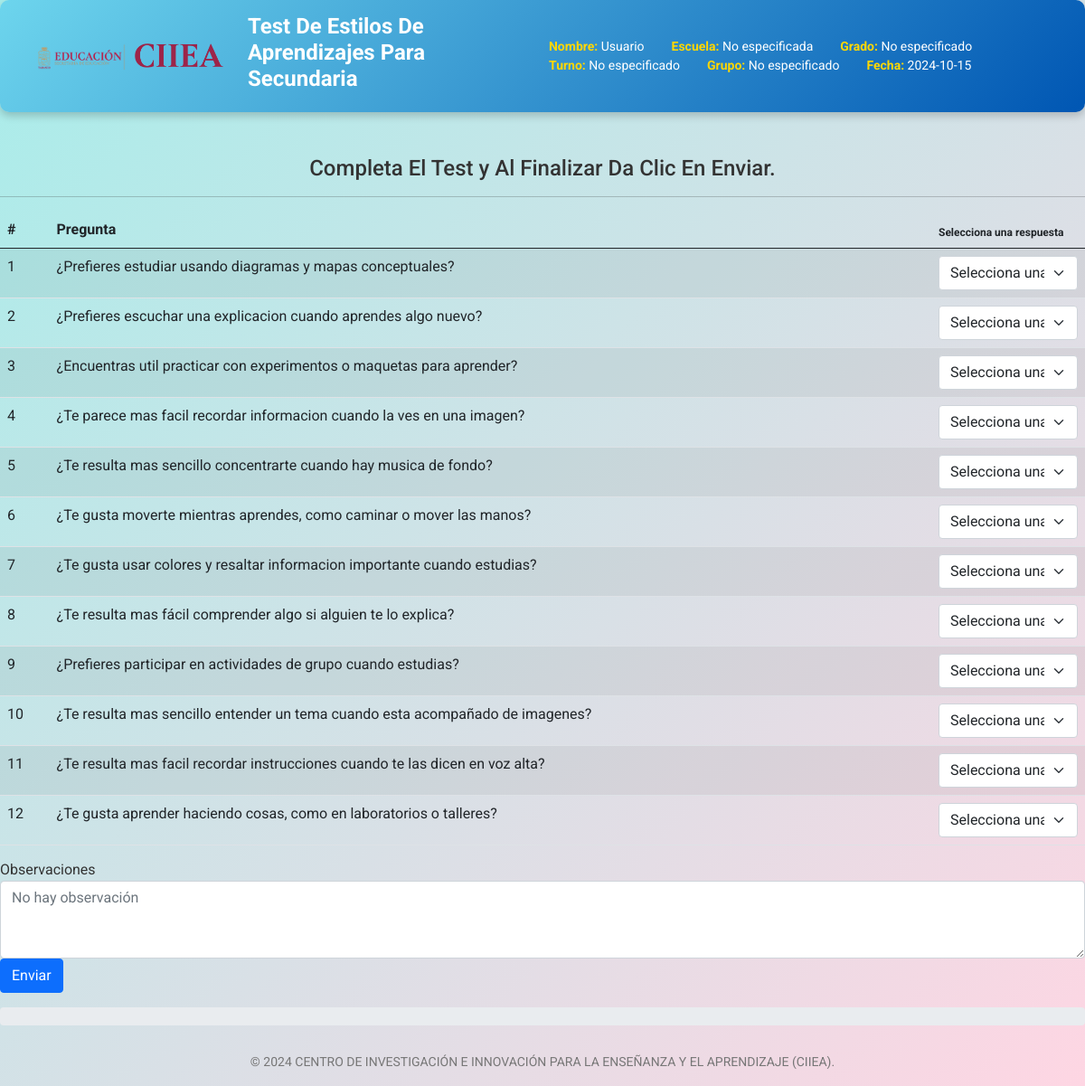
The page /test-grado2.php on the database its author committed.
### tables this page shows
CREATE TABLE `preguntas1` (
  `id` int(10) UNSIGNED NOT NULL,
  `pregunta1` varchar(150) NOT NULL,
  `status` int(2) NOT NULL
);

### test-grado2.php (the view, shortened to what this page needs)
<?php
if (isset($_SESSION['nombres'])) {
    $nombres = $_SESSION['nombres'];
} else {
    $nombres = "Usuario";
}
if (isset($_SESSION['escuela'])) {
    $escuela = $_SESSION['escuela'];
} else {
    $escuela = "No especificada";
}
if (isset($_SESSION['grado'])) {
    $grado = $_SESSION['grado'];
} else {
    $grado = "No especificado";
}
if (isset($_SESSION['turno'])) {
    $turno = $_SESSION['turno'];
} else {
    $turno = "No especificado";
}
if (isset($_SESSION['grupo'])) {
    $grupo = $_SESSION['grupo'];
} else {
    $grupo = "No especificado";
}
include('config.php');
$sqlPreguntas = "SELECT * FROM preguntas1 WHERE status='0'";
$query = mysqli_query($con, $sqlPreguntas);
?>
<!DOCTYPE html>
<html lang="es">
<head>
    <link href="https://cdn.jsdelivr.net/npm/bootstrap@5.3.0/dist/css/bootstrap.min.css" rel="stylesheet">
    <link href="https://cdn.jsdelivr.net/npm/bootstrap@5.0.2/dist/css/bootstrap.min.css" rel="stylesheet">
    <link rel="stylesheet" href="assets/css/encuesta.css">
</head>
<body>
<nav id="navbar" class="navbar navbar-expand-lg navbar-light">
    <div class="container-fluid">
        <div class="logo-container">
            <img src="assets/imgs/tabedu.png" class="tabedu-logo" alt="logo 1">
            <img src="assets/imgs/logo.png" class="main-logo" alt="logo 2">
        </div>
        <h2 class="navbar-title">Test De Estilos De Aprendizajes Para Secundaria</h2>
        <div class="navbar-collapse">
            <div class="navbar-nav">
                <span class="nav-item"><strong>Nombre:</strong> <span id="nombres"><?php echo htmlspecialchars($nombres); ?></span></span>
                <span class="nav-item"><strong>Escuela:</strong> <span id="escuela"><?php echo htmlspecialchars($escuela); ?></span></span>
                <span class="nav-item"><strong>Grado:</strong> <span id="grado"><?php echo htmlspecialchars($grado); ?></span></span>
                <span class="nav-item"><strong>Turno:</strong> <span id="turno"><?php echo htmlspecialchars($turno); ?></span></span>
                <span class="nav-item"><strong>Grupo:</strong> <span id="grupo"><?php echo htmlspecialchars($grupo); ?></span></span>
                <span class="nav-item"><strong>Fecha:</strong> <?php echo date('Y-m-d'); ?></span>
            </div>
        </div>
    </div>
</nav>
<br><br>
        <h4 class="text-center">Completa El Test y Al Finalizar Da Clic En Enviar.</h4>
        <hr>
        <form id="formFormatoGS" action="assets/procesos/procesar_encuesta_second_grade.php" method="POST">
            <table class="space padding-sm table table-striped">
                <thead>
                    <tr id="cabecera">
                        <th>#</th>
                        <th>Pregunta</th>
                        <th style="font-size:12px">Selecciona una respuesta</th>
                    </tr>
                </thead>
                <tbody>
                <?php
                    while ($dataRow = mysqli_fetch_array($query)) { ?>
                        <tr id="pregunta_<?php echo $dataRow['id']; ?>">
                            <td><?php echo $dataRow['id']; ?></td>
                            <td><?php echo htmlspecialchars($dataRow['pregunta1']); ?></td>
                            <td width="170">
                                <select name="respuesta[<?php echo $dataRow['id']; ?>]" class="form-select" required>
                                    <option value="">Selecciona una respuesta</option>
                                </select>
                            </td>
                        </tr>
                <?php } ?>
                </tbody>
            </table>
            <div class="form-group">
                <label for="observacion">Observaciones</label>
                <textarea id="textarea" name="observacion" class="form-control" rows="3" placeholder="No hay observación"></textarea>
            </div>
            <button type="submit" class="btn btn-primary" id="btnSend">Enviar</button>
            <div class="progress mt-3">
            </div>
        </form>
<footer class="text-center footer">
    <p>&copy; <span id="currentYear"></span> CENTRO DE INVESTIGACIÓN E INNOVACIÓN PARA LA ENSEÑANZA Y EL APRENDIZAJE (CIIEA).</p>
</footer>
</body>
</html>

### assets/css/encuesta.css (style rules this page uses)
body { background: linear-gradient(135deg, #a8edea 0%, #fed6e3 100%); }
.logo-container { display: flex; align-items: center; }
.tabedu-logo, .main-logo { width: 100px; height: auto; margin-right: 10px; object-fit: contain; }
#navbar { background: linear-gradient(135deg, #6dd5ed, #0056b3); color: white; padding: 15px; border-radius: 10px; box-shadow: 0 4px 10px rgba(0, 0, 0, 0.2); display: flex; align-items: center; }
.navbar-title { margin-left: 15px; font-size: 24px; font-weight: bold; }
.navbar-nav { margin-left: 15px; display: flex; flex-wrap: wrap; }
.nav-item { margin: 0 15px; font-size: 14px; }
.nav-item strong { color: #FFD700; }
.space { margin-bottom: 15px; }
.progress { height: 20px; }
.footer { margin-top: 30px; font-size: 14px; color: #777; }
#btnSend { transition: background-color 0.3s, transform 0.3s; }
body { font-family: 'Roboto', sans-serif; background: linear-gradient(135deg, #a8edea 0%, #fed6e3 100%); color: #333; }
td { font-variant: normal; font-size: 16px; text-transform: none; }

### rows shown on the page
preguntas1: id "1", pregunta1 "¿Prefieres estudiar usando diagramas y mapas conceptuales?"
preguntas1: id "2", pregunta1 "¿Prefieres escuchar una explicacion cuando aprendes algo nuevo?"
preguntas1: id "3", pregunta1 "¿Encuentras util practicar con experimentos o maquetas para aprender?"
preguntas1: id "4", pregunta1 "¿Te parece mas facil recordar informacion cuando la ves en una imagen?"
preguntas1: id "5", pregunta1 "¿Te resulta mas sencillo concentrarte cuando hay musica de fondo?"
preguntas1: id "6", pregunta1 "¿Te gusta moverte mientras aprendes, como caminar o mover las manos?"
preguntas1: id "7", pregunta1 "¿Te gusta usar colores y resaltar informacion importante cuando estudias?"
preguntas1: id "8", pregunta1 "¿Te resulta mas fácil comprender algo si alguien te lo explica?"
preguntas1: id "9", pregunta1 "¿Prefieres participar en actividades de grupo cuando estudias?"
preguntas1: id "10", pregunta1 "¿Te resulta mas sencillo entender un tema cuando esta acompañado de imagenes?"
preguntas1: id "11", pregunta1 "¿Te resulta mas facil recordar instrucciones cuando te las dicen en voz alta?"
preguntas1: id "12", pregunta1 "¿Te gusta aprender haciendo cosas, como en laboratorios o talleres?"

### other values the page prints
$nombres "Usuario"
$escuela "No especificada"
$grado "No especificado"
$turno "No especificado"
$grupo "No especificado"
